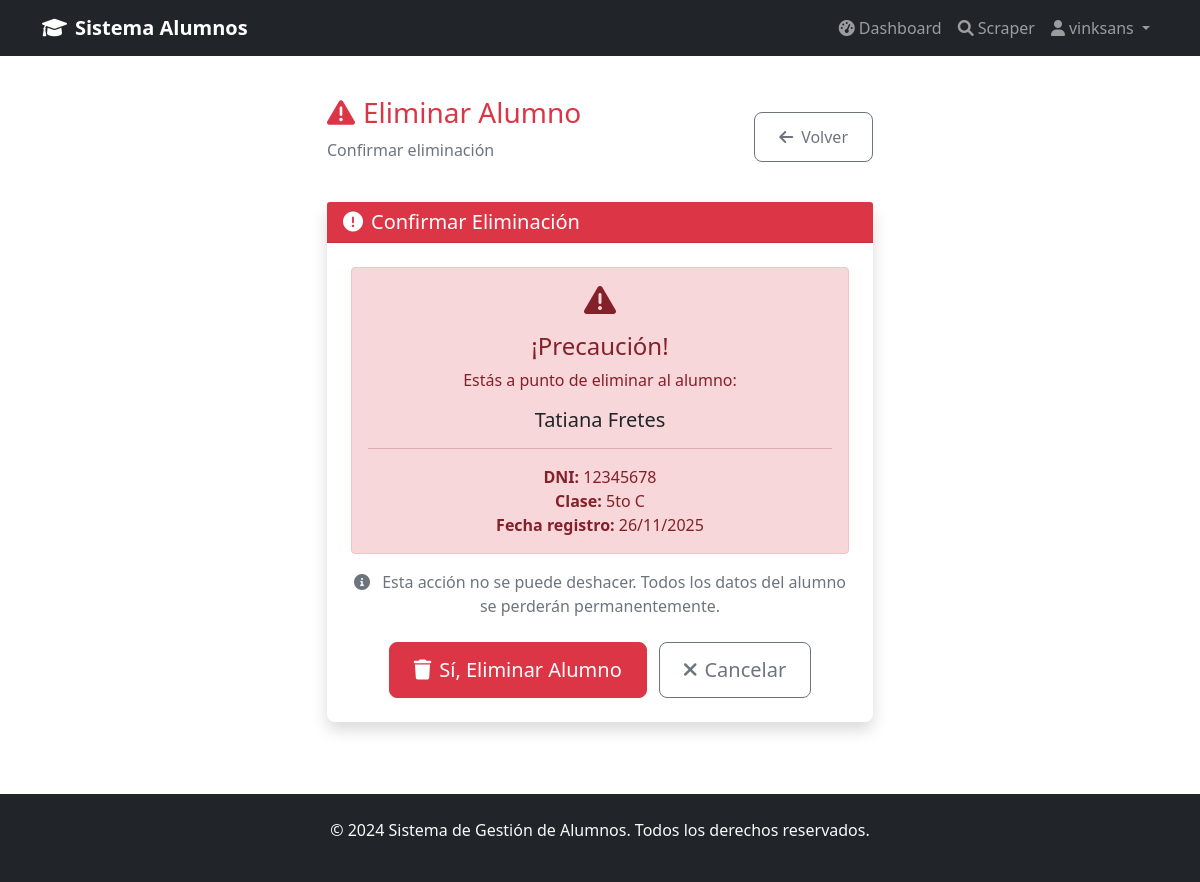
Screenshot of /alumnos/eliminar/2/ (signed in) with the database file from the repository.
### alumnos/models.py (models this page shows, shortened)
class Alumno(models.Model):
    ANIOS = [
        ('primero', '1ro'),
        ('segundo', '2do'),
        ('tercero', '3ro'),
        ('cuarto', '4to'),
        ('quinto', '5to'),
        ('sexto', '6to'),
    ]
    DIVISIONES = [
        ('a', 'A'),
        ('b', 'B'),
        ('c', 'C'),
        ('d', 'D'),
        ('e', 'E'),
    ]
    usuario = models.ForeignKey(User, on_delete=models.CASCADE)
    nombre = models.CharField(max_length=100)
    apellido = models.CharField(max_length=100)
    dni = models.CharField(max_length=20, unique=True)
    anio = models.CharField(max_length=10, choices=ANIOS)
    division = models.CharField(max_length=1, choices=DIVISIONES)
    fecha_creacion = models.DateTimeField(auto_now_add=True)
    fecha_actualizacion = models.DateTimeField(auto_now=True)
    class Meta:
        ordering = ['anio', 'division', 'apellido', 'nombre']
    @property
    def clase_completa(self):
        try:
            año_display = self.get_anio_display()
            division_display = self.get_division_display()
            return f"{año_display} {division_display}"
        except:
            return "Error"

### alumnos/views.py (the view)
# urls.py: path('eliminar/<int:pk>/', views.eliminar_alumno, name='eliminar_alumno'),
@login_required
def eliminar_alumno(request, pk):
    alumno = get_object_or_404(Alumno, pk=pk, usuario=request.user)
    if request.method == 'POST':
        nombre_completo = alumno.nombre_completo
        alumno.delete()
        messages.success(request, f'Alumno {nombre_completo} eliminado exitosamente.')
        return redirect('alumnos:dashboard')
    return render(request, 'alumnos/eliminar_alumno.html', {'alumno': alumno})

### templates/alumnos/eliminar_alumno.html (shortened to what this page needs)
{% extends 'base.html' %}
{% block content %}
<div class="container py-4">
    <div class="row justify-content-center">
        <div class="col-lg-6">
            <div class="d-flex justify-content-between align-items-center mb-4">
                <div>
                    <h1 class="h3 mb-2 text-danger">
                        <i class="fas fa-exclamation-triangle me-2"></i>Eliminar Alumno
                    </h1>
                    <p class="text-muted">Confirmar eliminación</p>
                </div>
                <a href="{% url 'alumnos:dashboard' %}" class="btn btn-outline-secondary">
                    <i class="fas fa-arrow-left me-2"></i>Volver
                </a>
            </div>
            <div class="card border-danger shadow">
                <div class="card-header bg-danger text-white">
                    <h5 class="card-title mb-0">
                        <i class="fas fa-exclamation-circle me-2"></i>Confirmar Eliminación
                    </h5>
                </div>
                <div class="card-body p-4 text-center">
                    <div class="alert alert-danger">
                        <i class="fas fa-exclamation-triangle fa-2x mb-3"></i>
                        <h4 class="alert-heading">¡Precaución!</h4>
                        <p>Estás a punto de eliminar al alumno:</p>
                        <h5 class="text-dark">{{ alumno.nombre }} {{ alumno.apellido }}</h5>
                        <hr>
                        <p class="mb-0">
                            <strong>DNI:</strong> {{ alumno.dni }}<br>
                            <strong>Clase:</strong> {{ alumno.clase_completa }}<br>
                            <strong>Fecha registro:</strong> {{ alumno.fecha_creacion|date:"d/m/Y" }}
                        </p>
                    </div>
                    <p class="text-muted mb-4">
                        <i class="fas fa-info-circle me-2"></i>
                        Esta acción no se puede deshacer. Todos los datos del alumno se perderán permanentemente.
                    </p>
                    <form method="post" class="d-inline">
                        <button type="submit" class="btn btn-danger btn-lg">
                            <i class="fas fa-trash me-2"></i>Sí, Eliminar Alumno
                        </button>
                    </form>
                    <a href="{% url 'alumnos:dashboard' %}" class="btn btn-outline-secondary btn-lg ms-2">
                        <i class="fas fa-times me-2"></i>Cancelar
                    </a>
                </div>
            </div>
        </div>
    </div>
</div>
{% endblock %}

### templates/base.html (shortened to what this page needs)
<!DOCTYPE html>
<html lang="es">
<head>
    <link href="https://cdn.jsdelivr.net/npm/bootstrap@5.1.3/dist/css/bootstrap.min.css" rel="stylesheet">
    <link href="https://cdnjs.cloudflare.com/ajax/libs/font-awesome/6.0.0/css/all.min.css" rel="stylesheet">
</head>
<body>
    <nav class="navbar navbar-expand-lg navbar-dark bg-dark">
        <div class="container">
            <a class="navbar-brand" href="{% url 'home' %}">
                <i class="fas fa-graduation-cap me-2"></i>Sistema Alumnos
            </a>
            <div class="collapse navbar-collapse" id="navbarNav">
                <ul class="navbar-nav ms-auto">
                    {% if user.is_authenticated %}
                        <li class="nav-item">
                            <a class="nav-link" href="{% url 'alumnos:dashboard' %}">
                                <i class="fas fa-tachometer-alt me-1"></i>Dashboard
                            </a>
                        </li>
                        <li class="nav-item">
                            <a class="nav-link" href="/scraper/">
                                <i class="fas fa-search me-1"></i>Scraper
                            </a>
                        </li>
                        <li class="nav-item dropdown">
                            <a class="nav-link dropdown-toggle" href="#" id="navbarDropdown" role="button" data-bs-toggle="dropdown">
                                <i class="fas fa-user me-1"></i>{{ user.username }}
                            </a>
                        </li>
                    {% endif %}
                </ul>
            </div>
        </div>
    </nav>
    <main>
        {% block content %}
        {% endblock %}
    </main>
    <footer class="bg-dark text-light mt-5 py-4">
        <div class="container text-center">
            <p>&copy; 2024 Sistema de Gestión de Alumnos. Todos los derechos reservados.</p>
        </div>
    </footer>
</body>
</html>

### templates/base.html (style rules this page uses)
.navbar-brand { font-weight: bold; }

### templates/alumnos/eliminar_alumno.html (style rules this page uses)
.card { border: none; border-radius: 0.5rem; }
.btn { border-radius: 0.5rem; padding: 0.75rem 1.5rem; }

### rows the page displays
Alumno: nombre "Tatiana", apellido "Fretes", dni "12345678", clase_completa "5to C", fecha_creacion "26/11/2025"

### other values shown
{{ user.username }} "vinksans"
